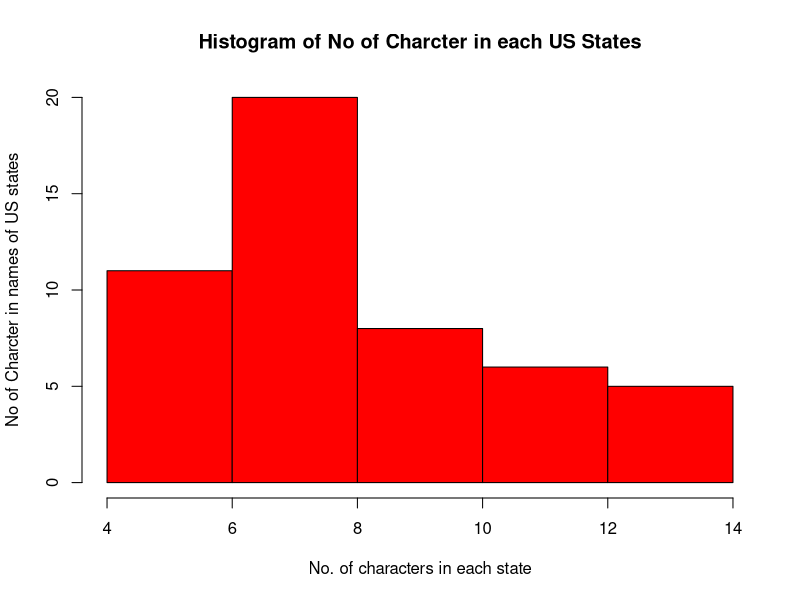

Here is the R script that generated this plot:
##### states=rownames(USArrests)
##Get states names with 'w'.
## Get states names with 'W'.


States = rownames(USArrests)

##Get states names with 'w'.
#Ans.

grep("w",rownames(USArrests))
x<-grep("w",States)
for (i in 1:length(x)){print(States[x[i]])}

##Get states names with 'W'.
#Ans.

grep("W",rownames(USArrests))
y<-grep("W",States)
for (i in 1:length(y))
{print(States[y[i]])}

##2. Prepare a histogram of the number of characters 
#in each US state.

#Ans:

answer <- c(0)
for(i in 1:50)
{temp <- States[i]
len <- nchar(temp)
answer <- c(answer,len)}

# As the charcter in each state is more than 1, so histogram 
#funtion will be 

hist(answer[2:51],xlab="No. of characters in each state", 
     ylab="No of Charcter in names of US states",
     main = 'Histogram of No of Charcter in each US States',
     col = "red")



